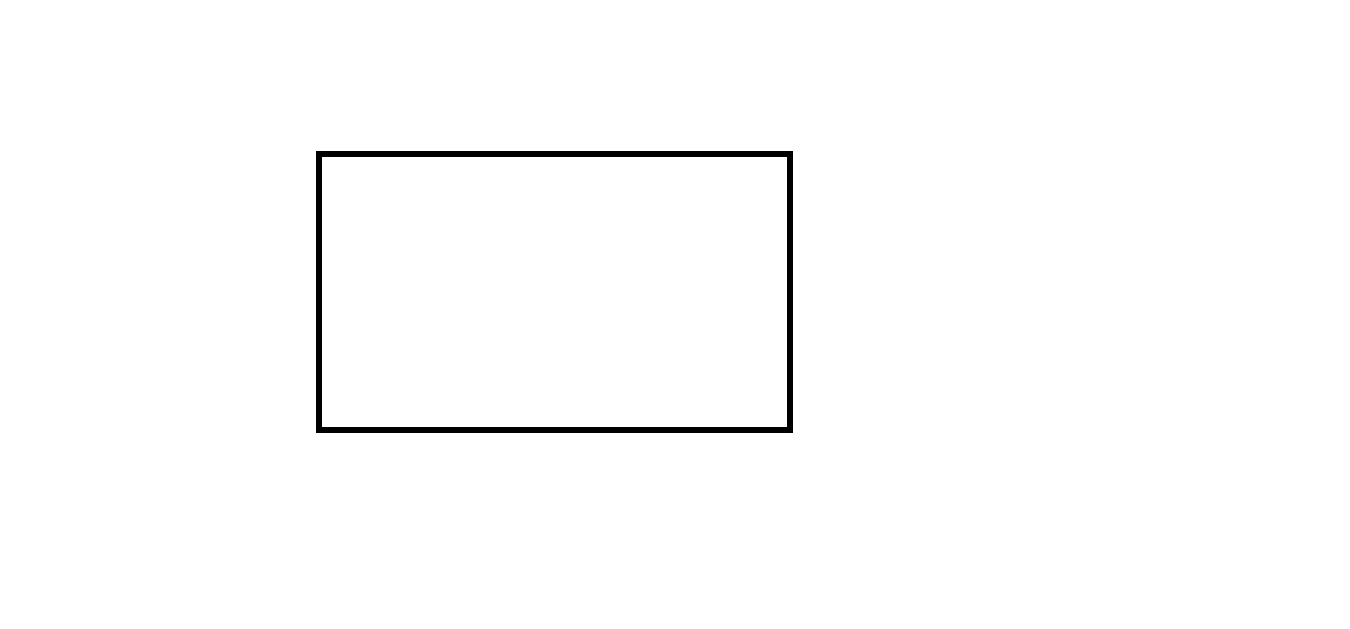
#> input picture images/rect.png, 1350 x 629 px, given in place of the camera
$ python task_5_orthogonal_lines.py
#> lines starting #> are read from the running program, lines starting #| are printed output that depends on the picture; after the words box and inside, x2 and y2 are one past the last pixel; in counts of white or black regions, pixels touching at a corner belong together
### utils/image_processing.py
import cv2
import numpy as np


def resize_image_keep_ratio(image, max_height, max_width):
    h, w = image.shape[0], image.shape[1]

    #######################
    # YOUR CODE GOES HERE #
    #######################
    ratio = w / h
    if w > max_width:
        w = max_width
        h = int(w / ratio)
    elif h > max_height:
        h = max_height
        w = int(h * ratio)
    image = cv2.resize(image, (w, h))
    return image


def get_card_mask_for_image(image, card_ratio, scale):
    h, w, = image.shape[0], image.shape[1]

    #######################
    # YOUR CODE GOES HERE #
    #######################
    mask = np.ones((h,w,3))

    if w > h:
        card_w = w
        card_h = int(card_w * card_ratio)

        h_diff = h - card_h
        h_outer_pad = int(h_diff / 2)

        mask[h_outer_pad:card_h + h_outer_pad,:,:] = 1

        inner_w = int(card_w * scale)
        inner_h = int(card_h * scale)

        w_inner_diff = card_w - inner_w
        h_inner_diff = card_h - inner_h
        top = int(h_inner_diff / 2)
        left = int(w_inner_diff / 2)

        mask[h_outer_pad + top:inner_h + h_outer_pad + top,left:inner_w + left,:] = 0
    else:
        card_h = h
        card_w = int(card_h * card_ratio)
        #TODO
        w_diff = w - card_w


    return mask

### utils/canny.py
import cv2


def canny_edge_detection(image, t1=50, t2=200, gaussian_blur_size=3, gaussian_blur_sigma=0):
    blurred = cv2.GaussianBlur(image, (gaussian_blur_size,gaussian_blur_size), gaussian_blur_sigma)
    edges = cv2.Canny(blurred, t1, t2)
    #######################
    # YOUR CODE GOES HERE #
    #######################

    return edges

### utils/hough.py
import cv2
import numpy as np


def get_hough_lines(edges, threshold, line_min_length, line_max_gap):
    lines = cv2.HoughLinesP(edges, theta=np.pi/180, rho=1,threshold=threshold, minLineLength=line_min_length, maxLineGap=line_max_gap)

    #######################
    # YOUR CODE GOES HERE #
    #######################

    return lines

### utils/geometry.py
import numpy as np

# [24 lines left out: functions find_line_equation, line_intersection, not called in this run]


def find_orthogonal_lines(lines):
    I = []
    J = []
    #######################
    # YOUR CODE GOES HERE #
    #######################
    for i in range(len(lines)):
        for j in range(i + 1, len(lines)):
            line1 = lines[i][0]
            line2 = lines[j][0]

            angle1 = np.arctan2(line1[3] - line1[1], line1[2] - line1[0]) * 180 / np.pi
            angle2 = np.arctan2(line2[3] - line2[1], line2[2] - line2[0]) * 180 / np.pi

            angle_diff = np.abs(angle1 - angle2)

            if angle_diff > 80 and np.abs(angle_diff - 90) < 10:
                I.append(i)
                J.append(j)

    I = np.array(I)
    J = np.array(J)
    return I, J


# [126 lines left out: functions find_line_intersections, find_rectangles_from_line_intersections, not called in this run]

### task_5_orthogonal_lines.py
### Task 5
# Finish the find_orthogonal_lines function.
# The function should return pairs of indicies, where pair of lines are orthogonal.

import cv2
import numpy as np
import random
from utils.geometry import find_orthogonal_lines
from utils.image_processing import resize_image_keep_ratio, get_card_mask_for_image
from utils.canny import canny_edge_detection
from utils.hough import get_hough_lines


def task_5():
    MAX_HEIGHT = 500
    MAX_WIDTH = 500
    CARD_RATIO = 0.625

    cam = cv2.VideoCapture(0)
    while True:

        # Read image from camera
        _, image = cam.read()
#> image is the input picture: shape (629, 1350, 3); 98.9% white; 1 black region, box (x1, y1, x2, y2) and area: (316, 151, 793, 433) 8964

        if image is not None:

            # Resize image to max height or max width
            image = resize_image_keep_ratio(image, MAX_HEIGHT, MAX_WIDTH)
            image_original = image.copy()

            # Get image size
            h, w, _ = image.shape
#> h = 232; w = 500

            # Mask the image
            mask = (get_card_mask_for_image(image, CARD_RATIO, 0.8) * 255).astype(np.uint8)
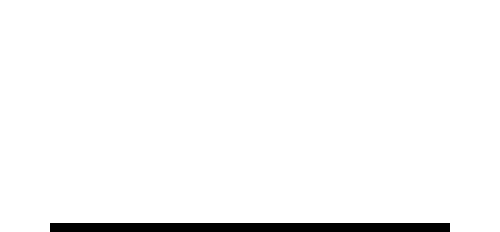
#> mask: shape (232, 500, 3); 96.9% white; 1 black region, box (x1, y1, x2, y2) and area: (50, 223, 450, 232) 3600
            mask_blurred = cv2.GaussianBlur(mask, (21, 21), 10)
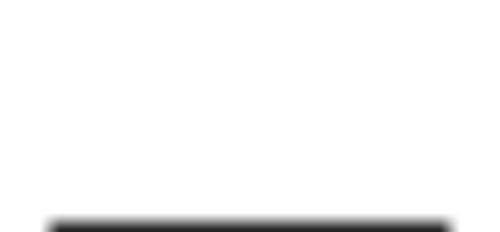
#> mask_blurred: shape (232, 500, 3); min 36, max 255, mean 247.1
            image = np.round(image * (mask_blurred / 255)).astype(np.uint8)

            # Canny edge detection
            edges = canny_edge_detection(image)
#> in canny_edge_detection, `edges = cv2.Canny(blurred, t1, t2)`:
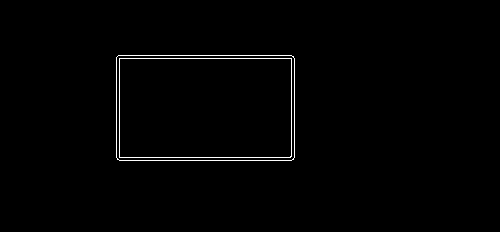
#> edges: shape (232, 500); 0.95% white in thin lines or dots, all inside (x1, y1, x2, y2) = (116, 55, 295, 161)

            # Probabilistic Hough Transform (please read)
            lines = get_hough_lines(edges, 60, 50, 10)
#> in get_hough_lines, `lines = cv2.HoughLinesP(edges, theta=np.pi/180, rho=1,threshold=thresh..`: lines = [[118, 55, 291, 55], [116, 58, 294, 58], [119, 160, 291, 160], [116, 157, 294, 157], [291, 156, 291, 59], [294, 156, 294, 59], [116, 156, 116, 57], [119, 156, 119, 59]]

            # If there are lines and the number of lines is less than the given number
            if lines is not None and lines.shape[0] < 300:

                # Find orthogonal lines
                I, J = find_orthogonal_lines(lines)
#> the loop in find_orthogonal_lines, `for i in range(len(lines)):` made 8 passes
#> after the loop in find_orthogonal_lines, `for i in range(len(lines)):`: I = [0, 0, 0, 0, 1, 1, 1, 1, 2, 2, 2, 2, 3, 3, 3, 3]; J = [4, 5, 6, 7, 4, 5, 6, 7, 4, 5, 6, 7, 4, 5, 6, 7]
#> I = [0, 0, 0, 0, 1, 1, 1, 1, 2, 2, 2, 2, 3, 3, 3, 3]; J = [4, 5, 6, 7, 4, 5, 6, 7, 4, 5, 6, 7, 4, 5, 6, 7]

                indices = list(set(I.tolist() + J.tolist()))
#> indices = [0, 1, 2, 3, 4, 5, 6, 7]

                for idx in indices:
                    x1, y1, x2, y2 = int(lines[idx][0][0]), int(lines[idx][0][1]), int(lines[idx][0][2]), int(lines[idx][0][3])
                    cv2.line(image, (x1, y1), (x2, y2), (random.randint(0, 255), random.randint(0, 255), random.randint(0, 255)), 3)
#> this loop made 8 passes
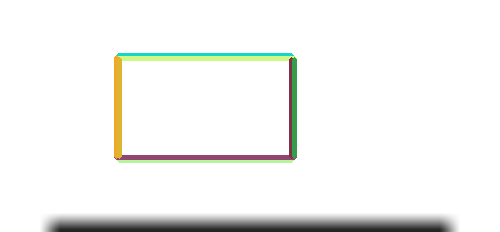
#> image: shape (232, 500, 3); mean of channels 0, 1, 2 241.7, 244, 243.2; drawn as B, G, R

            cv2.imshow('camera', image_original)
            cv2.imshow('image', image)

        if cv2.waitKey(1) == 27:
#> (key Esc is pressed here)
            break  # esc to quit
    cv2.destroyAllWindows()


if __name__ == '__main__':
    task_5()
